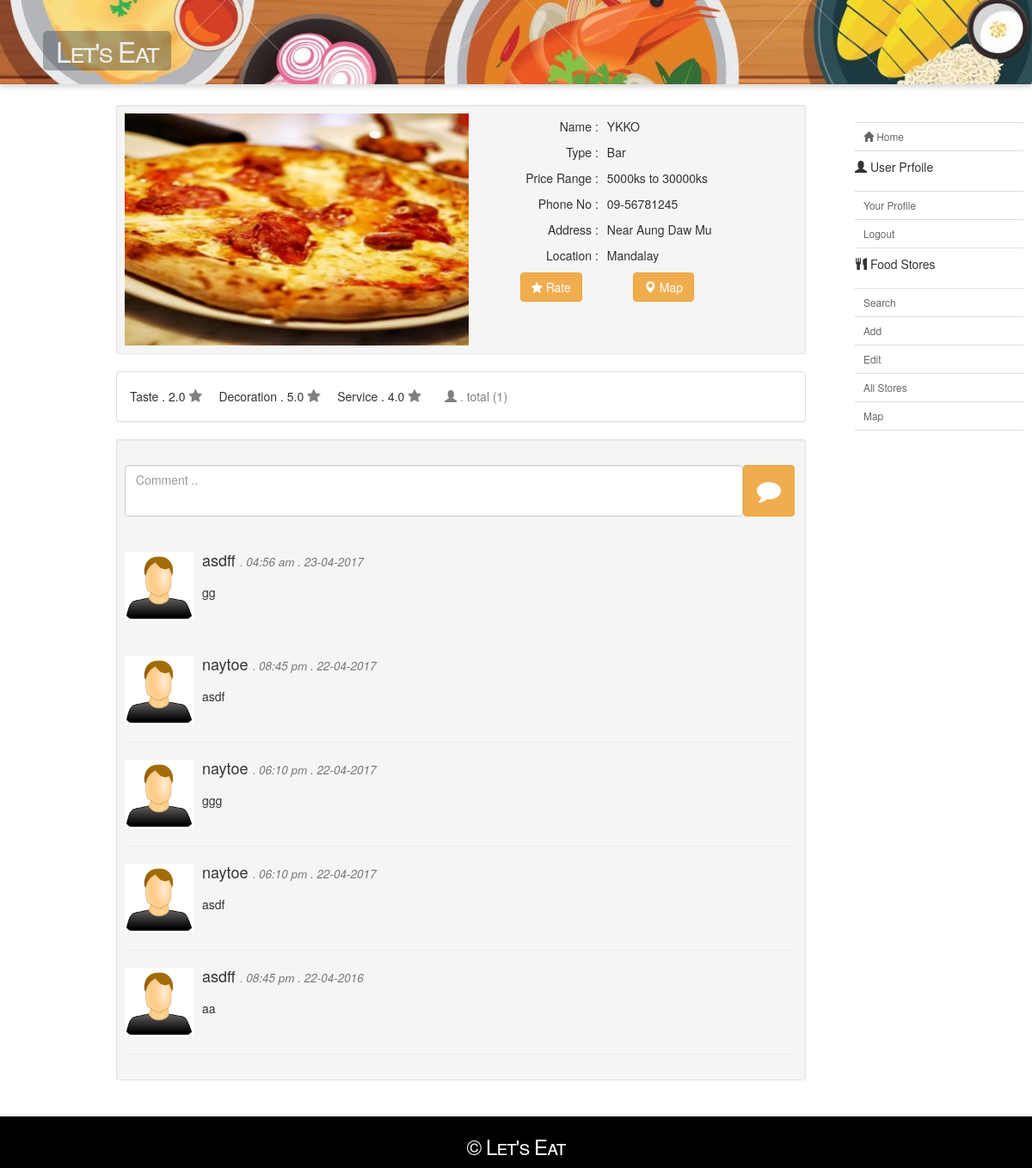
The app's page /fooddirectorysystem/storedetail.php?fsid=FS49126 (signed in) with its own data.
### tables this page shows
CREATE TABLE IF NOT EXISTS `food_store` (
  `store_id` varchar(30) NOT NULL,
  `store_name` varchar(30) DEFAULT NULL,
  `logo` varchar(30) DEFAULT NULL,
  `typeid` varchar(30) DEFAULT NULL,
  `pricerng` varchar(30) DEFAULT NULL,
  `phno` varchar(30) DEFAULT NULL,
  `address` varchar(30) DEFAULT NULL,
  `reg_date` datetime DEFAULT NULL,
  `up_date` datetime DEFAULT NULL,
  `location` varchar(30) DEFAULT NULL,
  `cus_id` varchar(30) DEFAULT NULL
);

CREATE TABLE IF NOT EXISTS `storetype` (
  `typeid` varchar(30) NOT NULL,
  `typename` varchar(30) DEFAULT NULL
);

CREATE TABLE IF NOT EXISTS `commenting` (
  `cmt_id` int(11) NOT NULL,
  `cus_id` varchar(30) DEFAULT NULL,
  `foodstore_id` varchar(30) DEFAULT NULL,
  `comment` text,
  `cmttime` datetime DEFAULT NULL
);

CREATE TABLE IF NOT EXISTS `le_customer` (
  `cus_id` varchar(30) NOT NULL,
  `firstname` varchar(30) DEFAULT NULL,
  `lastname` varchar(30) DEFAULT NULL,
  `gender` varchar(30) DEFAULT NULL,
  `dob` varchar(30) DEFAULT NULL,
  `email` varchar(30) DEFAULT NULL,
  `cus_phno` varchar(30) DEFAULT NULL,
  `username` varchar(30) DEFAULT NULL,
  `password` varchar(50) DEFAULT NULL,
  `date_joined` datetime DEFAULT NULL
);

### fooddirectorysystem/userauth.php (called while the page is built, shortened)
<?php
if (isset($_SESSION['user']) && isset($_SESSION['userid'])) {
    $cusid = $_SESSION['userid'];
}
?>

### fooddirectorysystem/storedetail.php (the view, shortened to what this page needs)
<?php
if (isset($_GET['fsid']) && $_GET['fsid'] !== "") {
    $fsid = $_GET['fsid'];
} else {
    echo "<script>window.location='stores.php'</script>";
}
include("userauth.php");
$mapquery = mysql_query("SELECT * FROM store_map where foodstore_id='$fsid' ") or die(mysql_error());
$rowmap = mysql_num_rows($mapquery);
$ratequery = mysql_query("SELECT * FROM store_rating where cusid='$cusid' AND store_id='$fsid' ") or die(mysql_error());
$rowrate = mysql_num_rows($ratequery);
$fsquery = mysql_query("SELECT * FROM food_store fs, storetype st
    WHERE fs.typeid = st.typeid AND store_id='$fsid' ") or die(mysql_error());
$getfs = mysql_fetch_assoc($fsquery);
$rateq = mysql_query("SELECT ROUND(AVG(rate1),1) as r1, ROUND(AVG(rate2),1) as r2,
 ROUND(AVG(rate3),1) as r3 FROM store_rating sr GROUP BY store_id having store_id='$fsid' ");
$ratenum = mysql_num_rows($rateq);
$rater = mysql_num_rows(mysql_query("SELECT * FROM store_rating where store_id='$fsid' "));
?>
<!doctype html>
<html>
    <head>
        <link rel="stylesheet" href="font-awesome/css/font-awesome.css" type="text/css" />
        <link rel="stylesheet" href="css/styles.css" type="text/css" />
        <link rel="stylesheet" href="bootstrap/css/bootstrap.css" type="text/css" />
    </head>
    <body>
        <div id="container">
            <div class="header bg">
                <div class="width">
                    <h1 style="font-variant: small-caps;"><a href="index_cus.php">Let's Eat</a></h1>
                </div>
            </div>
            <div class="content">
                <div class="sidebar big-sidebar right-sidebar">
                    <ul>
                        <li>
                            <ul class="blocklist">
                                <li>
                                    <a href="index_cus.php">
                                        <span class="glyphicon glyphicon-home"></span> Home
                                    </a>
                                </li>
                            </ul>
                            <h5><span class="glyphicon glyphicon-user"></span> User Prfoile</h5>
                            <ul class="blocklist">
                                <li><a href="profileedit.php">Your Profile</a></li>
                                <li><a href="logout.php">Logout</a></li>
                            </ul>
                            <h5><span class="glyphicon glyphicon-cutlery"></span> Food Stores</h5>
                            <ul class="blocklist">
                                <li><a href="search.php">Search</a></li>
                                <li><a href="storeadd.php">Add</a></li>
                                <li><a href="storeedit.php">Edit</a></li>
                                <li><a href="stores.php">All Stores</a></li>
                                <li><a href="typemap.php">Map</a></li>
                            </ul>
                        </li>
                    </ul>
                </div>
                <div class="two-column with-right-sidebar">
                    <div class="col-md-12">
                        <div class="well well-sm">
                            <div class="row">
                                <div class="col-md-6">
                                    <?php if ($getfs['logo'] !== "nologo"): ?>
                                        <img src="<?php echo $getfs['logo'] ?>" style="width:400px;height:270px;">
                                    <?php else: ?>
                                        <img src="images/stores/noimage.jpg" style="width:400px;height:270px;">
                                    <?php endif; ?>
                                </div>
                                <div class="col-md-6">
                                    <table class="table-condensed dtable">
                                        <tr>
                                            <td class="slbl">Name :</td>
                                            <td><?php echo $getfs['store_name']; ?></td>
                                        </tr>
                                        <tr>
                                            <td class="slbl">Type :</td>
                                            <td><?php echo $getfs['typename']; ?></td>
                                        </tr>
                                        <tr>
                                            <td class="slbl">Price Range :</td>
                                            <td><?php echo $getfs['pricerng']; ?></td>
                                        </tr>
                                        <tr>
                                            <td class="slbl">Phone No :</td>
                                            <td><?php echo $getfs['phno']; ?></td>
                                        </tr>
                                        <tr>
                                            <td class="slbl">Address :</td>
                                            <td><?php echo $getfs['address']; ?></td>
                                        </tr>
                                        <tr>
                                            <td class="slbl">Location :</td>
                                            <td><?php echo $getfs['location']; ?></td>
                                        </tr>
                                        <table class="table-condensed">
                                            <tr>
                                                <td align="center" width="180px">
                                                    <?php if ($rowrate < 1): ?>
                                                        <button class="btn btn-warning" data-toggle="modal"
                                                                data-target="#rateModal">
                                                            <span class="fa fa-star"></span>
                                                            Rate
                                                        </button>
                                                    <?php endif; ?>
                                                </td>
                                                <td>
                                                    <button class="btn btn-warning" data-toggle="modal" onclick="setmap();"
                                                            <?php if ($rowmap < 1) { ?> disabled<?php } ?> />
                                                    <span class="glyphicon glyphicon-map-marker"></span>
                                                    Map
                                                </td>
                                            </tr>
                                        </table>
                                </div>
                            </div>
                        </div>
                        <?php if($ratenum>0): ?>
                        <?php $rget = mysql_fetch_assoc($rateq); ?>
                        <div class="panel panel-default">
                            <div class="panel-body">
                                Taste .
                                    <?php echo $rget['r1']; ?>
                                <span class="fa fa-star big"></span>&nbsp;&nbsp;&nbsp;&nbsp;
                                Decoration .
                                    <?php echo $rget['r2']; ?>
                                <span class="fa fa-star big"></span>&nbsp;&nbsp;&nbsp;&nbsp;
                                Service .
                                    <?php echo $rget['r3']; ?>
                                <span class="fa fa-star big"></span>&nbsp;&nbsp;&nbsp;&nbsp;&nbsp;&nbsp;
                                <p class="rtotal text-right" style="display:inline;">
                                    <span class="glyphicon glyphicon-user"></span>
                                    <?php echo " . total (" .$rater .")"; ?>
                                </p>
                            </div>
                        </div>
                        <?php endif; ?>
                        <div class="col-md-12">
                            <div class="row">
                                <div class="well well-sm cmt-box">
                                    <div>
                                        <div>
                                            <form action="cmt.php" method="post" enctype="multipart/form-data">
                                                <table>
                                                    <tr style="vertical-align:top;">
                                                        <td width="92%">
                                                            <textarea class="form-control" name="comment" id="comment"
                                                            style="resize:none; height:60px;" placeholder="Comment .."></textarea>
                                                        </td>
                                                        <td>
                                                            <button class="btn btn-warning" align="top" style="width:60px; height:60px;">
                                                                <span class="fa fa-comment fa-2x"></span>
                                                            </button>
                                                        </td>
                                                    <br/>
                                                    </tr>
                                                </table>
                                            </form>
                                            <hr>
                                            <?php
                                            $get = @mysql_query("SELECT * FROM commenting c LEFT JOIN le_customer lc
                                                 ON c.cus_id=lc.cus_id WHERE foodstore_id='$fsid'
                                                  ORDER BY cmttime DESC") or die(mysql_error());
                                            $num = @mysql_num_rows($get);
                                            for ($i = 0; $i < $num; $i++) {
                                                $comment = @mysql_result($get, $i, 'comment');
                                                $time = @mysql_result($get, $i, 'cmttime');
                                                $gen = @mysql_result($get, $i, 'gender');
                                                $uname = @mysql_result($get, $i, 'username');
                                                $b = strtotime("$time");
                                                $c = time();
                                                $a = round(abs($c - $b) / 60, 2);
                                                if ($a < 2) {
                                                    $t = "just now";
                                                } else if ($a > 1 && $a < 60) {
                                                    $t = ceil($a) . " m ago";
                                                } else if ($a >= 60 && $a < (60 * 24)) {
                                                    $t = ceil(($a) / 60) . " hr ago";
                                                } else if ($a >= (60 * 24) && $a < (60 * 24 * 3)) {
                                                    $t = ceil($a / (60 * 24)) . " d ago";
                                                } else {
                                                    $t = date('h:i a . d-m-Y', strtotime("$time"));
                                                }
                                                ?>
                                                <div class="media">
                                                    <div class="media-left">
                                                        <?php if ($gen == 'male'): ?>
                                                            <img src="images/profiles/male.jpg" class="media-object" style="width:80px">
                                                        <?php else: ?>
                                                            <img src="images/profiles/female.jpg" class="media-object" style="width:80px">
                                                        <?php endif; ?>
                                                    </div>
                                                    <div class="media-body">
                                                        <h4 class="media-heading"><?php echo $uname; ?>
                                                            <small> . <i class="text-right"><?php echo $t; ?></i></small></h4>
                                                        <p><?php echo $comment; ?></p>
                                                    </div>
                                                </div>
                                                <hr>
                                            <?php } ?>
                                        </div>
                                    </div>
                                </div>
                            </div>
                        </div>
                    </div>
                </div>
            </div>
            <div class="footer">
                <div class="footer-bottom">
                    <p><h3 style="color:white; font-variant: small-caps;">&copy; Let's Eat</h3></p>
                </div>
            </div>
        </div>
    </body>
</html>

### records on screen
food_store: logo (picture), store_name "YKKO", typeid.typename "Bar", pricerng "5000ks to 30000ks", phno "09-56781245", address "Near Aung Daw Mu", location "Mandalay"
commenting: cus.username "asdff", cmttime "04:56 am . 23-04-2017", comment "gg"
commenting: cus.username "naytoe", cmttime "08:45 pm . 22-04-2017", comment "asdf"
commenting: cus.username "naytoe", cmttime "06:10 pm . 22-04-2017", comment "ggg"
commenting: cus.username "naytoe", cmttime "06:10 pm . 22-04-2017", comment "asdf"
commenting: cus.username "asdff", cmttime "08:45 pm . 22-04-2016", comment "aa"

### other values on screen
$rget['r1'] "2.0"
$rget['r2'] "5.0"
$rget['r3'] "4.0"
$rater "1"
